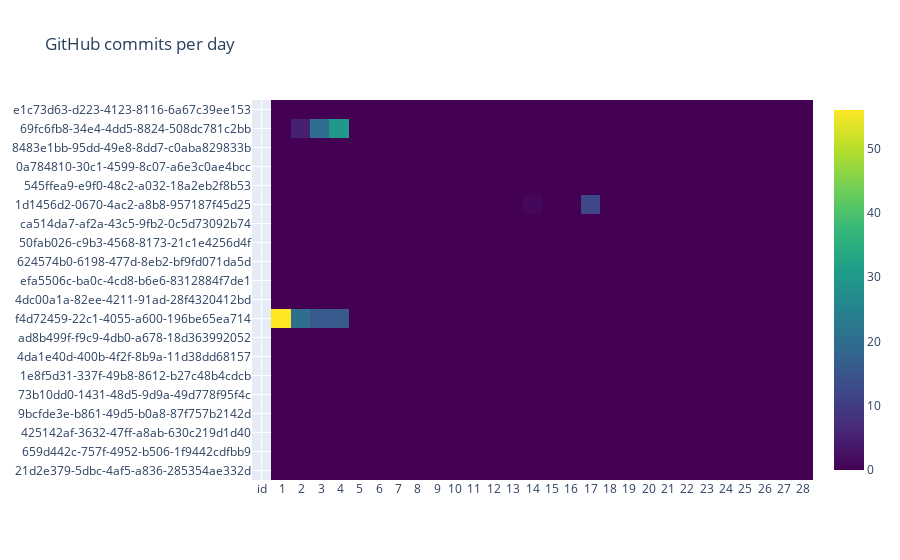

The cell this chart's notebook holds for it:
### Code cell
import plotly.graph_objects as go
import datetime
import numpy as np
np.random.seed(1)

programmers = ['Alex','Nicole','Sara','Etienne','Chelsea','Jody','Marianne']

users = data_morning_habits['Userid']

days = data_morning_habits.columns[1:]

daysNums = []

for d in data_morning_habits.columns[0:]:
    d = d[-2:]
    daysNums.append(d)

#daysNums

#base = datetime.datetime.today()
#dates = base - np.arange(180) * datetime.timedelta(days=1)
z = data_morning_habits #np.random.poisson(size=(len(programmers), len(dates)))

fig = go.Figure(data=go.Heatmap(
        z=data_morning_habits.values,
        x=daysNums,
        y=users[:20],
        colorscale='Viridis'))

fig.update_layout(
    title=dict(text='GitHub commits per day'),
    xaxis_nticks=36)

fig.show()

### Figure 1 — Plotly figure (JSON) as saved in the notebook; plotly's stock layout.template omitted (floating-point values rounded to 4 significant figures; data arrays with more than 128 entries replaced by an {"elided": "..."} marker saying what was removed)
{"data": [{"colorscale": [[0, "#440154"], [0.1111, "#482878"], [0.2222, "#3e4989"], [0.3333, "#31688e"], [0.4444, "#26828e"], [0.5556, "#1f9e89"], [0.6667, "#35b779"], [0.7778, "#6ece58"], [0.8889, "#b5de2b"], [1, "#fde725"]], "type": "heatmap", "x": ["id", " 1", " 2", " 3", " 4", " 5", " 6", " 7", " 8", " 9", "10", "11", "12", "13", "14", "15", "16", "17", "18", "19", "20", "21", "22", "23", "24", "25", "26", "27", "28"], "y": ["21d2e379-5dbc-4af5-a836-285354ae332d", "659d442c-757f-4952-b506-1f9442cdfbb9", "425142af-3632-47ff-a8ab-630c219d1d40", "9bcfde3e-b861-49d5-b0a8-87f757b2142d", "73b10dd0-1431-48d5-9d9a-49d778f95f4c", "1e8f5d31-337f-49b8-8612-b27c48b4cdcb", "4da1e40d-400b-4f2f-8b9a-11d38dd68157", "ad8b499f-f9c9-4db0-a678-18d363992052", "f4d72459-22c1-4055-a600-196be65ea714", "4dc00a1a-82ee-4211-91ad-28f4320412bd", "efa5506c-ba0c-4cd8-b6e6-8312884f7de1", "624574b0-6198-477d-8eb2-bf9fd071da5d", "50fab026-c9b3-4568-8173-21c1e4256d4f", "ca514da7-af2a-43c5-9fb2-0c5d73092b74", "1d1456d2-0670-4ac2-a8b8-957187f45d25", "545ffea9-e9f0-48c2-a032-18a2eb2f8b53", "0a784810-30c1-4599-8c07-a6e3c0ae4bcc", "8483e1bb-95dd-49e8-8dd7-c0aba829833b", "69fc6fb8-34e4-4dd5-8824-508dc781c2bb", "e1c73d63-d223-4123-8116-6a67c39ee153"], "z": {"elided": "65x29 mixed values"}}], "layout": {"title": {"text": "GitHub commits per day"}, "xaxis": {"nticks": 36}}}
